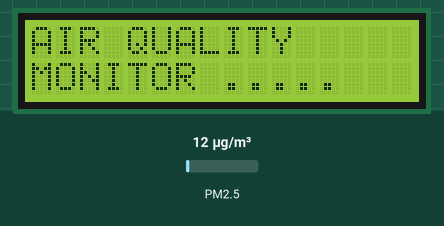
Simulated run of this sketch. Board: ESP32. On the bench: 16×2 character LCD. Inputs (shaded band) come from the test bench; at power-on: PM2.5 12 µg/m³. WiFi joins after 1.5 s; servers stay silent unless stated; what the sketch prints to the serial monitor is not drawn.

Above: at 1.7 s.
At 3.0 s:
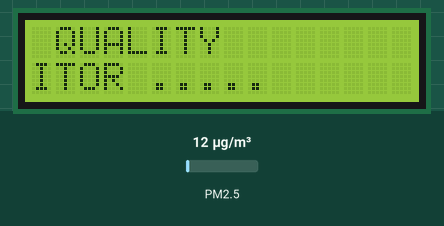
At 4.2 s:
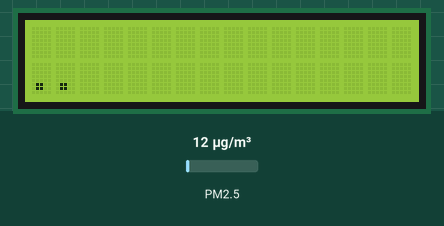
At 6.6 s:
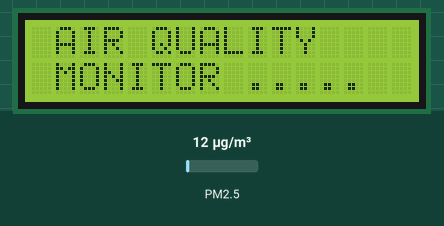
At 9.0 s:
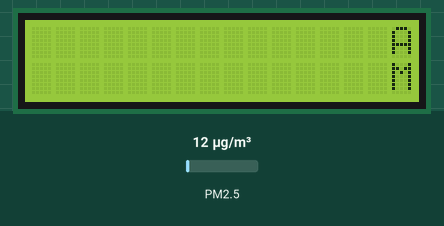
At 11.4 s:
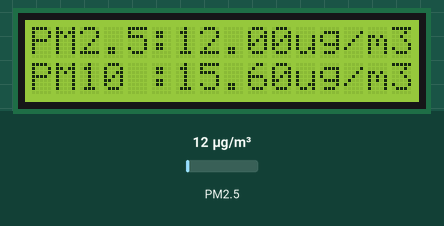

Measured:
- what the display in image 0 shows lasts 1.0 s, from 1.6 s to 2.6 s

The sketch:

IoT_Laser_SDS011.ino
```cpp
#include "ThingSpeak.h"
#include <WiFi.h>
char ssid[] = "MikkyTechie"; // your network SSID (name)
char pass[] = "16081994"; // your network password
int keyIndex = 0; // your network key Index number (needed only for WEP)
WiFiClient client;

unsigned long myChannelNumber = 851568; //update
const char * myWriteAPIKey = "SMTY1D11SZSJY74F"; //update
#include<Wire.h>
#include <LiquidCrystal_I2C.h>

// set the LCD number of columns and rows
// set LCD address, number of columns and rows
// if you don't know your display address, run an I2C scanner sketch

LiquidCrystal_I2C lcd (0x27, 16,2);
#include <SDS011.h>

float p10, p25;
int err;

SDS011 my_sds;

#ifdef ESP32
HardwareSerial port(2);
#endif

void setup(){
 my_sds.begin(&port);
 Serial.begin(115200);
 delay(10);
 WiFi.mode(WIFI_STA);
 ThingSpeak.begin(client); // Initialize ThingSpeak
  Serial.println("Connecting to ");
  Serial.println(ssid);
  WiFi.begin(ssid, pass);
  while (WiFi.status() != WL_CONNECTED)
    {
        delay(500);
        Serial.print(".");
    }
    Serial.println("");
    Serial.println("WiFi connected");


 lcd.init();
lcd.backlight();
lcd.setCursor(0,0);
  lcd.print("AIR QUALITY");
  lcd.setCursor(0,1);
lcd.print("MONITOR .....");
  delay(1000);

  for (int positionCounter = 0; positionCounter < 13; positionCounter++) {
    // scroll one position left:
    lcd.scrollDisplayLeft();
    // wait a bit:
    delay(150);
  }

  // scroll 29 positions (string length + display length) to the right
  // to move it offscreen right:
  for (int positionCounter = 0; positionCounter < 29; positionCounter++) {
    // scroll one position right:
    lcd.scrollDisplayRight();
    // wait a bit:
    delay(150);
  }

  // scroll 16 positions (display length + string length) to the left
  // to move it back to center:
  for (int positionCounter = 0; positionCounter < 16; positionCounter++) {
    // scroll one position left:
    lcd.scrollDisplayLeft();
    // wait a bit:
    delay(150);

}}

void loop(){
 err = my_sds.read(&p25, &p10);
 if (!err) {
    Serial.println("P2.5: " + String(p25));
    Serial.println("P10:  " + String(p10));

  lcd.clear();
  lcd.setCursor(0,0);
  lcd.print("PM2.5:");
  lcd.setCursor(6,0);
  lcd.print(p25);
  lcd.setCursor(11,0);
  lcd.print("ug/m3");
  lcd.setCursor(0,1);
  lcd.print("PM10 :");
  lcd.setCursor(6,1);
  lcd.print(p10);
  lcd.setCursor(11,1);
  lcd.print("ug/m3");
  }
  delay(100);


 {

ThingSpeak.setField(1, p25);
ThingSpeak.setField(2, p10);

 // write to the ThingSpeak channel
int x = ThingSpeak.writeFields(myChannelNumber, myWriteAPIKey);
if(x == 200){
Serial.println("Channel update successful.");
}
else{
Serial.println("Problem updating channel. HTTP error code " + String(x));
}

delay(20000); // Wait 20 seconds to update the channel again
}


}
```
